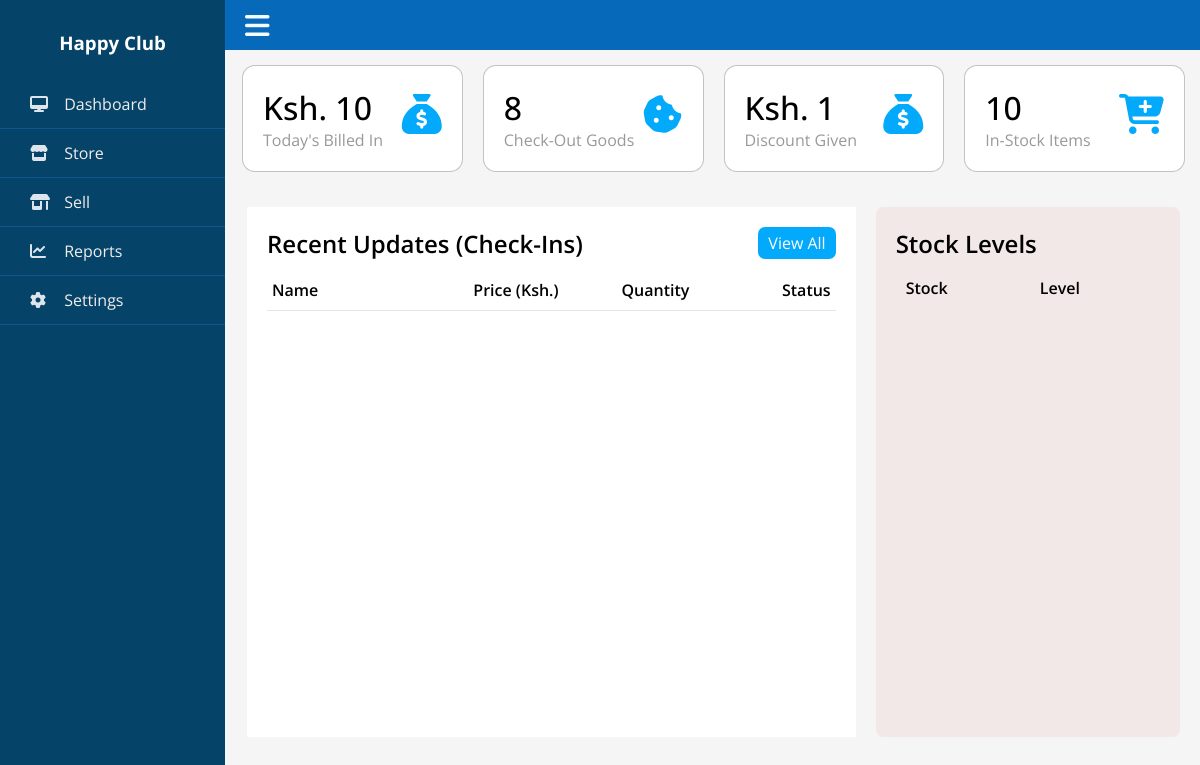
/welcome/dashboard, run on an earlier commit of the app's database.
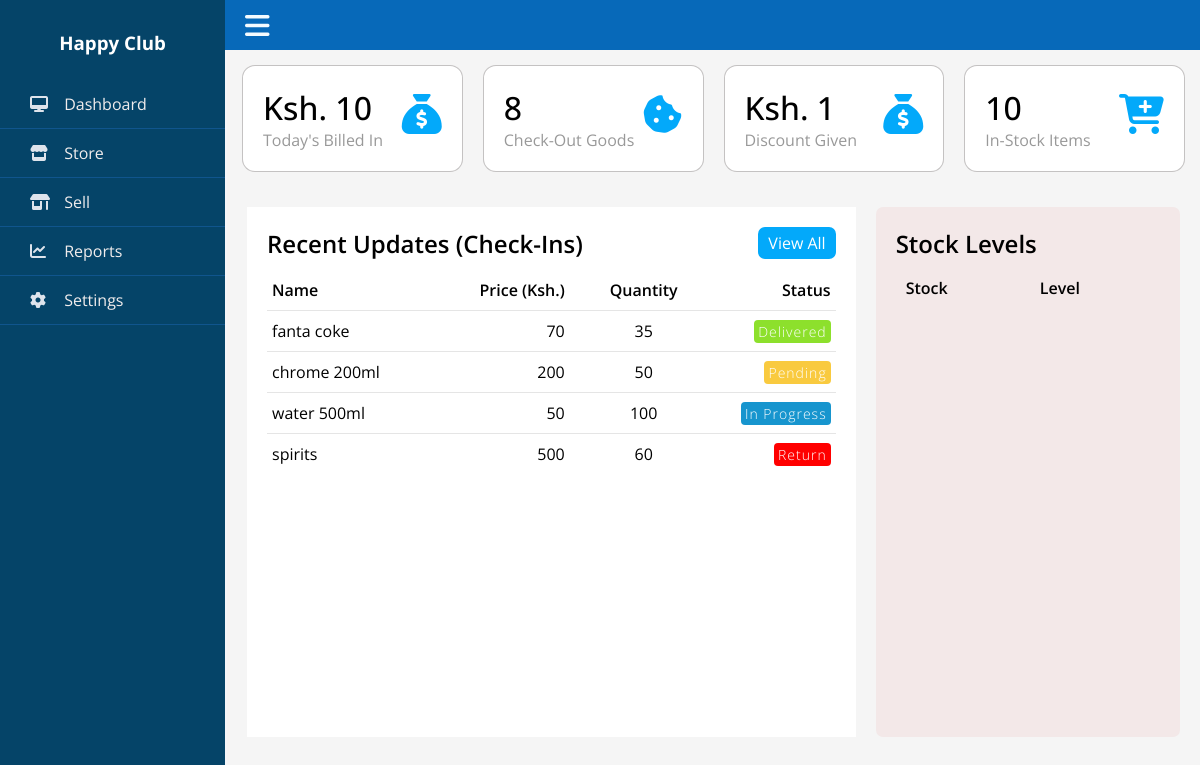
And on a later commit of the database.
### pub/models.py (models this page shows)
class Products(Base):
    __tablename__ = 'products'
    id = Column(Integer, primary_key=True, autoincrement=True)
    name = Column(String(45), nullable=False)
    price = Column(Integer, nullable=False)
    stock = Column(Integer, nullable=False)
    tax = Column(Float, nullable=True)
    status = Column(String(20), nullable=False)

### pub/dashboard.py (the view)
@dash.route('/welcome/dashboard')
def main():
    product = Products.query.all()
    rows = db_session.query(Products).count()
    return render_template('dashboard/dashboard.html', title=TITLE, products=product, row=rows)

### pub/templates/dashboard/dashboard.html (shortened to what this page needs)
{% extends 'dashboard/base.html' %}  {% block content %}
<div class="cardBox">
    <div class="card">
        <div>
            <div class="numbers">Ksh. 10</div>
            <div class="cardName">Today's Billed In</div>
        </div>
        <div class="iconBox">
            <i class="fa-solid fa-sack-dollar"></i>
        </div>
    </div>
    <div class="card">
        <div>
            <div class="numbers">8</div>
            <div class="cardName">Check-Out Goods</div>
        </div>
        <div class="iconBox">
            <i class="fa-solid fa-cookie-bite"></i>
        </div>
    </div>
    <div class="card">
        <div>
            <div class="numbers">Ksh. 1</div>
            <div class="cardName">Discount Given</div>
        </div>
        <div class="iconBox">
            <i class="fa-solid fa-sack-dollar"></i>
        </div>
    </div>
    <div class="card">
        <div>
            <div class="numbers">10</div>
            <div class="cardName">In-Stock Items</div>
        </div>
        <div class="iconBox">
            <i class="fa fa-cart-plus" aria-hidden="true"></i>
        </div>
    </div>
</div>
<div class="details">
    <div class="recentOrders">
        <div class="cardHeader">
            <h2>Recent Updates (Check-Ins)</h2>
            <a href="{{ url_for('dashboard.checked_in') }}" class="btn">View All</a>
        </div>
        <table>
            <thead>
                <tr>
                    <td>Name</td>
                    <td>Price (Ksh.)</td>
                    <td>Quantity</td>
                    <td>Status</td>
                </tr>
            </thead>
            <tbody>
                {% if row
                < 9 %} {% for product in products %} <tr>
                    <td>
                        {{ product.name }}
                    </td>
                    <td>
                        {{ product.price }}
                    </td>
                    <td>
                        {{ product.stock }}
                    </td>
                    <td>
                        {% if product.status == 'delivered' %}
                        <span class="status delivered">Delivered</span> {% elif product.status == 'pending' %}
                        <span class="status pending">Pending</span> {% elif product.status == 'return' %}
                        <span class="status return">Return</span> {% else %}
                        <span class="status inprogress">In Progress</span> {% endif %}
                    </td>
                    </tr>
                    {% endfor %} {% endif %}
            </tbody>
        </table>
    </div>
    <div class="recentCustomers">
        <div class="cardHeader">
            <h2>Stock Levels</h2>
        </div>
        <table>
            <thead>
                <tr>
                    <td>Stock</td>
                    <td>Level</td>
                </tr>
            </thead>
        </table>
    </div>
</div>
{% endblock %}

### pub/templates/dashboard/base.html (shortened to what this page needs)
<!DOCTYPE html>
<html lang="en">
<head>
    <link rel="stylesheet" href="https://use.fontawesome.com/releases/v6.1.0/css/all.css">
    <link rel="stylesheet" href="{{ url_for('static', filename='css/main.css') }}">
</head>
<body>
    <div class="wrapper">
        <div class="section">
            <div class="top_navbar">
                <div class="hamburger">
                    <a href="#">
                        <i class="fas fa-bars"></i>
                    </a>
                </div>
            </div>
        </div>
        <div class="sidebar">
            <div class="profile">
                <h3>Happy Club</h3>
            </div>
            <ul>
                <li>
                    <a href="{{ url_for('dashboard.main') }}">
                        <span class="icon"><i class="fas fa-desktop"></i></span>
                        <span class="item">Dashboard</span>
                    </a>
                </li>
                <li>
                    <a href="{{ url_for('dashboard.inventory') }}">
                        <span class="icon"><i class="fas fa-solid fa-store"></i></span>
                        <span class="item">Store</span>
                    </a>
                </li>
                <li>
                    <a href="{{ url_for('dashboard.sell') }}">
                        <span class="icon"><i class="fas fa-solid fa-shop"></i></span>
                        <span class="item">Sell</span>
                    </a>
                </li>
                <li>
                    <a href="{{ url_for('dashboard.report') }}">
                        <span class="icon"><i class="fas fa-chart-line"></i></span>
                        <span class="item">Reports</span>
                    </a>
                </li>
                <li>
                    <a href="{{ url_for('dashboard.settings') }}">
                        <span class="icon"><i class="fas fa-cog"></i></span>
                        <span class="item">Settings</span>
                    </a>
                </li>
            </ul>
        </div>
    </div>
    <div class="main">
         {% block content %} {% endblock %}
    </div>
</body>
</html>

### pub/static/css/main.css (style rules this page uses)
* { list-style: none; text-decoration: none !important; margin: 0; padding: 0; box-sizing: border-box; font-family: 'Open Sans', sans-serif; }
body { background: #f5f6fa; height: 95vh !important; }
.wrapper .sidebar { background: rgb(5, 68, 104); position: fixed; top: 0; left: 0; width: 225px; height: 100vh; padding: 20px 0; transition: all 0.5s ease; }
.wrapper .sidebar .profile { margin-bottom: 25px; text-align: center; }
.wrapper .sidebar .profile h3 { color: #ffffff; margin: 10px 0 5px; }
.wrapper .sidebar ul li a { display: block; padding: 13px 30px; border-bottom: 1px solid #10558d; color: rgb(241, 237, 237); font-size: 16px; position: relative; }
.wrapper .sidebar ul li a .icon { color: #dee4ec; width: 30px; display: inline-block; }
.wrapper .section { width: calc(100% - 225px); margin-left: 225px; transition: all 0.5s ease; }
.wrapper .section .top_navbar { background: rgb(7, 105, 185); height: 50px; display: grid; width: 100% !important; align-items: center; padding: 0 20px; }
.wrapper .section .top_navbar .hamburger a { font-size: 28px; color: #f4fbff; }
.main { position: absolute; width: calc(100% - 227px); left: 227px; height: 90vh; background-color: #f5f5f5; transition: .5s; overflow-x: hidden !important; }
.cardBox { position: relative; width: 100%; padding: 15px; display: grid; grid-template-columns: repeat(4, 1fr); grid-gap: 20px; }
.cardBox .card { position: relative; background: #fff; padding: 20px; display: flex; justify-content: space-between; cursor: pointer; border-radius: 13px; border: 1.5px solid rgba(110, 104, 104, 0.404); }
.cardBox .card .numbers { position: relative; font-size: 2em; font-weight: 500; }
.cardBox .card .cardName { color: #999; }
.cardBox .card .iconBox { font-size: 2.5em; color: #03a9fa; }
.details { position: relative; width: 100%; padding: 20px; display: grid; grid-gap: 20px; grid-template-columns: 2fr 1fr; }
.details .recentOrders { position: relative; min-height: 530px; background: #fff; padding: 20px; }
.cardHeader { display: flex; justify-content: space-between; align-items: flex-start; }
.cardHeader h2 { font-weight: 600; }
.btn { position: relative; padding: 5px 10px; background: #03a9fa; color: #fff; text-decoration: none; border-radius: 7px; }
.details table { width: 100%; border-collapse: collapse; margin-top: 10px; }
.details table thead td { font-weight: 600; }
.details .recentOrders table tr { border-bottom: 1px solid rgba(0, 0, 0, 0.1); }
.details .recentOrders table tbody tr:last-child { border-bottom: none; }
.details .recentOrders table tr td { padding: 9px 5px; }
.details .recentOrders table thead tr td:last-child, .details .recentOrders table tbody tr td:last-child { text-align: right; }
.details .recentOrders table thead tr td:nth-child(2), .details .recentOrders table tbody tr td:nth-child(2) { text-align: right; padding-right: 25px; }
.details .recentOrders table thead tr td:nth-child(3), .details .recentOrders table tbody tr td:nth-child(3) { text-align: center; }
.status { position: relative; padding: 2px 4px; color: #fff; background: #f00; border-radius: 4px; font-size: 14px; font-weight: 300; letter-spacing: 1px; }
.delivered { background: #8de02c; }
.pending { background: #f9ca3f; }
.return { background: #f00; }
.inprogress { background: #1795ce; }
.details .recentCustomers { position: relative; min-height: 530px; background: rgba(243, 232, 232, 0.979); padding: 20px; border-radius: 7px; }
.details .recentCustomers table tr td { padding: 7px 10px; }

What changed in the data, as far as the page shows it:
added Products: name "fanta coke", price "70", stock "35", status "Delivered"
added Products: name "chrome 200ml", price "200", stock "50", status "Pending"
added Products: name "water 500ml", price "50", stock "100", status "In Progress"
added Products: name "spirits", price "500", stock "60", status "Return"
